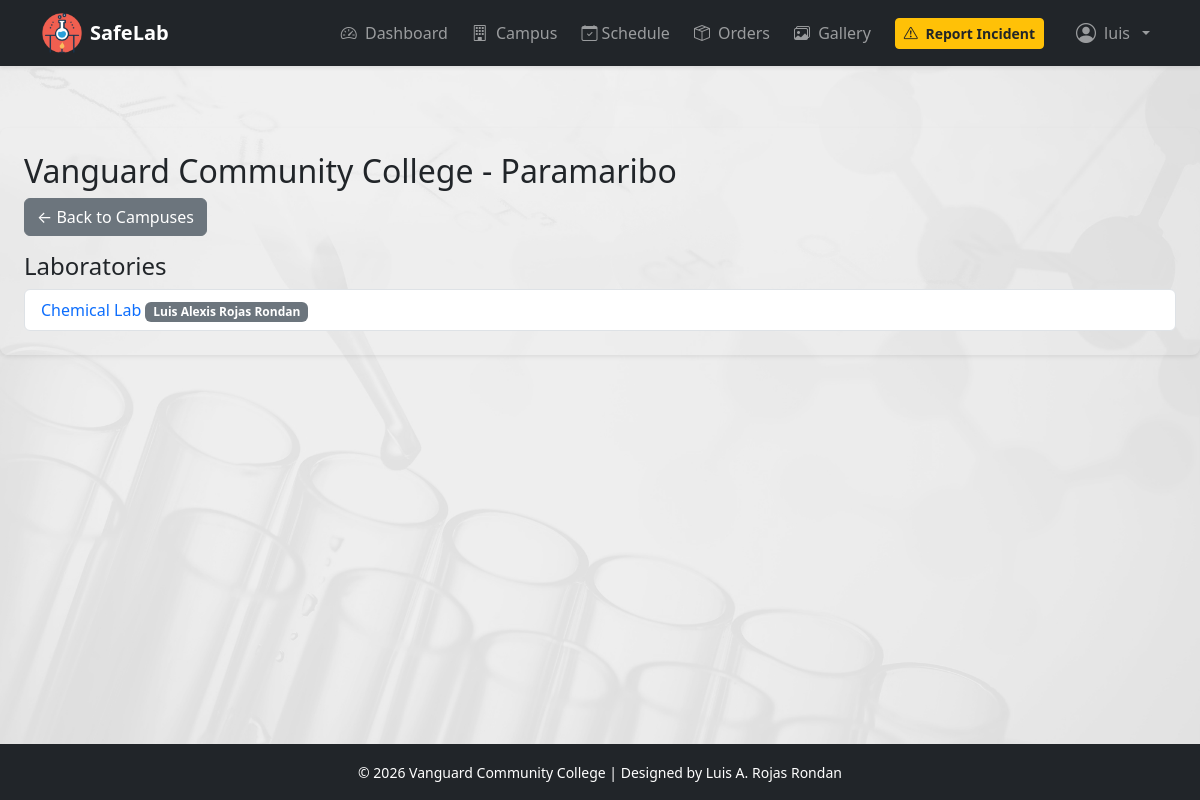
The page /home/campus/1/ (signed in) on the database its author committed.
### apps/inventory/models.py (models this page shows, shortened)
class Campus(models.Model):
    name = models.CharField(max_length=100, unique=True)
    state = models.CharField(max_length=100)
    address = models.TextField(blank=True)

class Laboratory(models.Model):
    name = models.CharField(max_length=100)
    campus = models.ForeignKey(Campus, on_delete=models.CASCADE, related_name='laboratories')
    responsible = models.CharField(max_length=100, blank=True)

### apps/inventory/views.py (the view)
# urls.py: path('campus/<int:campus_id>/', views.campus_detail, name='campus_detail'),
@login_required
def campus_detail(request, campus_id):
    campus = get_object_or_404(Campus, id=campus_id)
    laboratories = campus.laboratories.all()
    return render(request, 'inventory/campus_detail.html', {
        'campus': campus,
        'laboratories': laboratories
    })

### templates/inventory/campus_detail.html
{% extends 'base.html' %}
{% block content %}
<h2>{{ campus.name }} - {{ campus.state }}</h2>
<a href="{% url 'home' %}" class="btn btn-secondary mb-3">← Back to Campuses</a>
<h4>Laboratories</h4>
<div class="list-group">
    {% for lab in laboratories %}
    <div class="list-group-item">
        <a href="{% url 'lab_detail' lab.id %}" class="text-decoration-none">
            {{ lab.name }} <span class="badge bg-secondary">{{ lab.responsible }}</span>
        </a>
    </div>
    {% endfor %}
</div>
{% endblock %}

### templates/base.html (shortened to what this page needs)
{% load static %}
<!DOCTYPE html>
<html lang="en">
<head>
    <link href="https://cdn.jsdelivr.net/npm/bootstrap@5.3.3/dist/css/bootstrap.min.css" rel="stylesheet">
    <link rel="stylesheet" href="{% static 'css/gallery.css' %}">
    <link rel="stylesheet" href="{% static 'css/core.css'%}">
    <link rel="stylesheet" href="{% static 'assets/dist/css/bootstrap.min.css' %}">
    <link rel="stylesheet" href="https://cdn.jsdelivr.net/npm/bootstrap-icons@1.11.3/font/bootstrap-icons.css">
</head>
<body class="d-flex flex-column min-vh-100">
    <nav class="navbar navbar-expand-lg navbar-dark bg-dark shadow-sm fixed-top">
        <div class="container">
            <a class="navbar-brand fw-bold d-flex align-items-center gap-2"
               href="{% url 'dashboard' %}">
                <img src="/static/img/save-lab.png" style="width:40px;height:40px" alt="SafeLab">
                SafeLab
            </a>
            <div class="collapse navbar-collapse" id="navbarMain">
                <ul class="navbar-nav ms-auto align-items-lg-center gap-lg-2">
                    {% if request.user.is_authenticated %}
                    <li class="nav-item">
                        <a class="nav-link btn-hover" href="{% url 'dashboard' %}">
                            <i class="bi bi-speedometer2 me-1"></i>
                            Dashboard
                        </a>
                    </li>
                    <li class="nav-item">
                        <a class="nav-link btn-hover" href="{% url 'home' %}">
                            <i class="bi bi-building me-1"></i>
                            Campus
                        </a>
                    </li>
                    <li class="nav-item">
                        <a class="nav-link btn-hover" href="{% url 'schedules:main' %}">
                            <i class="bi bi-calendar-check"></i>
                            Schedule
                        </a>
                    </li>
                    <li class="nav-item">
                        <a class="nav-link btn-hover" href="{% url 'orders:product_list' %}">
                            <i class="bi bi-box-seam me-1"></i>
                            Orders
                        </a>
                    </li>
                    <li class="nav-item">
                        <a class="nav-link btn-hover" href="{% url 'gallery' %}">
                            <i class="bi bi-images me-1"></i>
                            Gallery
                        </a>
                    </li>
                    <li class="nav-item">
                        <a class="btn btn-warning btn-sm text-dark fw-semibold ms-lg-2"
                           href="{% url 'reports:report' %}">
                            <i class="bi bi-exclamation-triangle me-1"></i>
                            Report Incident
                        </a>
                    </li>
                    <li class="nav-item dropdown ms-lg-3">
                        <a class="nav-link dropdown-toggle d-flex align-items-center gap-2"
                           href="#" role="button" data-bs-toggle="dropdown">
                            <i class="bi bi-person-circle fs-5"></i>
                            {{ request.user }}
                        </a>
                    </li>
                    {% else %}
                    <li class="nav-item">
                        <a class="btn btn-outline-light btn-sm" href="{% url 'accounts:login' %}">
                            <i class="bi bi-box-arrow-in-right me-1"></i> Login
                        </a>
                    </li>
                    {% endif %}
                </ul>
            </div>
        </div>
    </nav>
    <div  class="mt-5 mb-5 p-4 rounded-3 shadow-sm">
        {% block content %}{% endblock %}
    </div>
    <footer class="mt-auto py-3 bg-dark text-white text-center">
        <div class="container">
            <span class="small">&copy; 2026 Vanguard Community College | Designed by <a href="https://github.com/lrondan" class="text-decoration-none text-white">Luis A. Rojas Rondan</a></span>
        </div>
    </footer>
</body>
</html>

### templates/base.html (style rules this page uses)
body { background-image: url('/static/img/medical-concept.jpg'); background-size: cover; background-position: center; background-repeat: no-repeat; background-color: #f8f9fa; font-family: system-ui, -apple-system, sans-serif; padding-top: 80px; }
.navbar-brand img { transition: transform .3s; }
.nav-link { transition: all .2s ease; }
.navbar { backdrop-filter: blur(6px); }
.btn-hover { transition: all 0.2s ease; }

### rows shown on the page
Campus: name "Vanguard Community College", state "Paramaribo"
Laboratory: name "Chemical Lab", responsible "Luis Alexis Rojas Rondan"

### other values the page prints
{{ request.user }} "luis"
